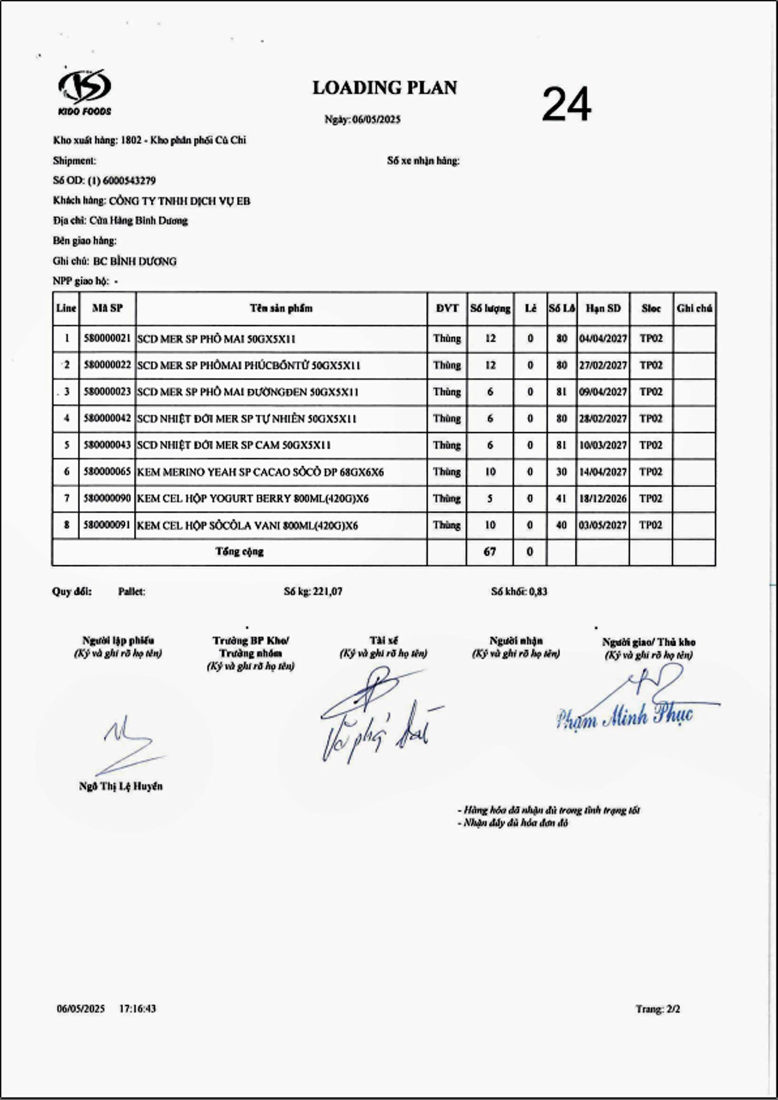
#> input picture web/frontend/src/mocks/assets/mock_lp_page.jpg, 1555 x 2200 px (shown at 1/2 size)
$ python -i stage4_verifier.py   (imports and definitions only)   (older library calls are emulated)
#> lines starting #> are read from the running program, lines starting #| are printed output that depends on the picture; after the words box and inside, x2 and y2 are one past the last pixel; in counts of white or black regions, pixels touching at a corner belong together
#> further down, picture is the input picture: shape (2200, 1555, 3); mean B, G, R 234, 233.9, 233.8
import os
import sys
# [2 lines not run here, left out]
import json
import cv2
import numpy as np
import pandas as pd

def detect_document_modality(img):
    """
    Detect whether document is TRUE_COLOR or PHOTOCOPY_BW.
    Uses saturation percentile and high-saturation pixel density.
    """
    if img is None or (isinstance(img, np.ndarray) and img.size == 0):
        return {
            "modality": "UNKNOWN",
            "p99_sat": 0.0,
            "color_pixels": 0,
            "red_count": 0,
            "blue_count": 0
        }
    hsv = cv2.cvtColor(img, cv2.COLOR_BGR2HSV)
#> hsv: shape (2200, 1555, 3); mean H, S, V 3.1, 0.5, 234
    sat = hsv[:, :, 1]
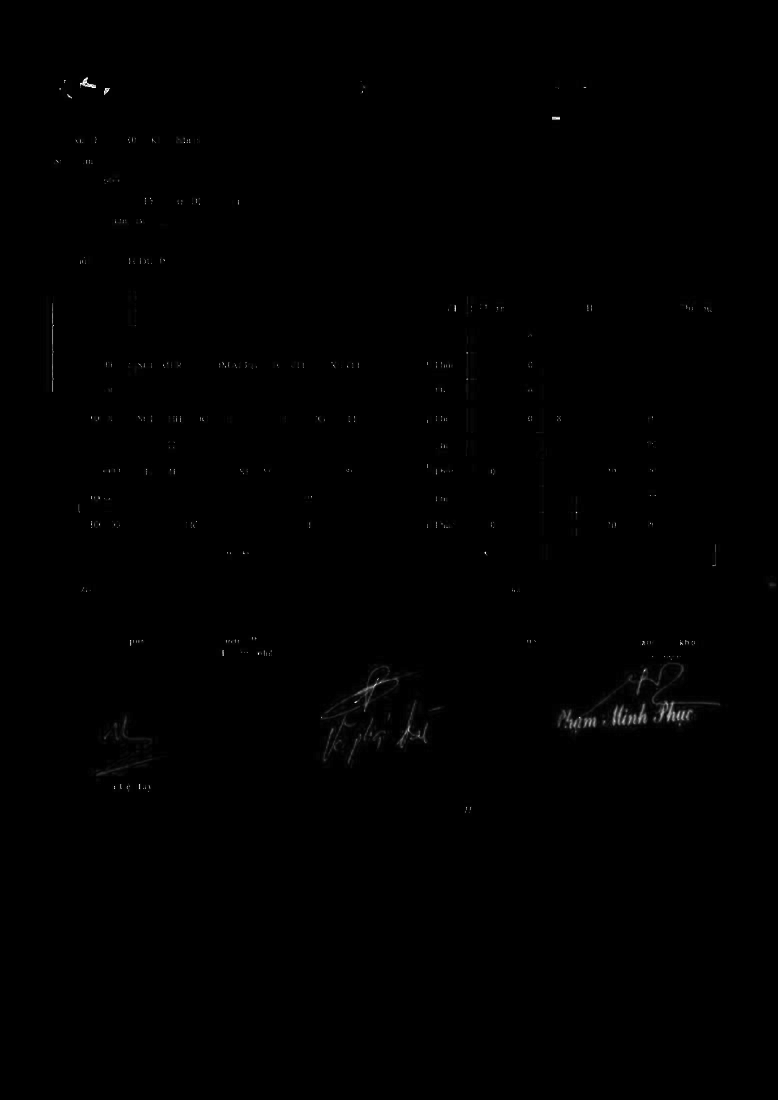
#> sat: shape (2200, 1555) (shown at 1/2 size); min 0, max 255, mean 0.5
    p99_sat = np.percentile(sat, 99)
#> p99_sat = 9
    color_pixels = np.sum(sat > 50)
#> color_pixels = 7721

    # Check if there is significant red or blue ink
    m_red1 = cv2.inRange(hsv, np.array([0, 50, 40]), np.array([14, 255, 255]))
#> m_red1: shape (2200, 1555); every value is 0
    m_red2 = cv2.inRange(hsv, np.array([165, 50, 40]), np.array([180, 255, 255]))
    red_count = np.sum((m_red1 | m_red2) > 0)
#> red_count = 0

    m_blue = cv2.inRange(hsv, np.array([90, 40, 40]), np.array([145, 255, 255]))
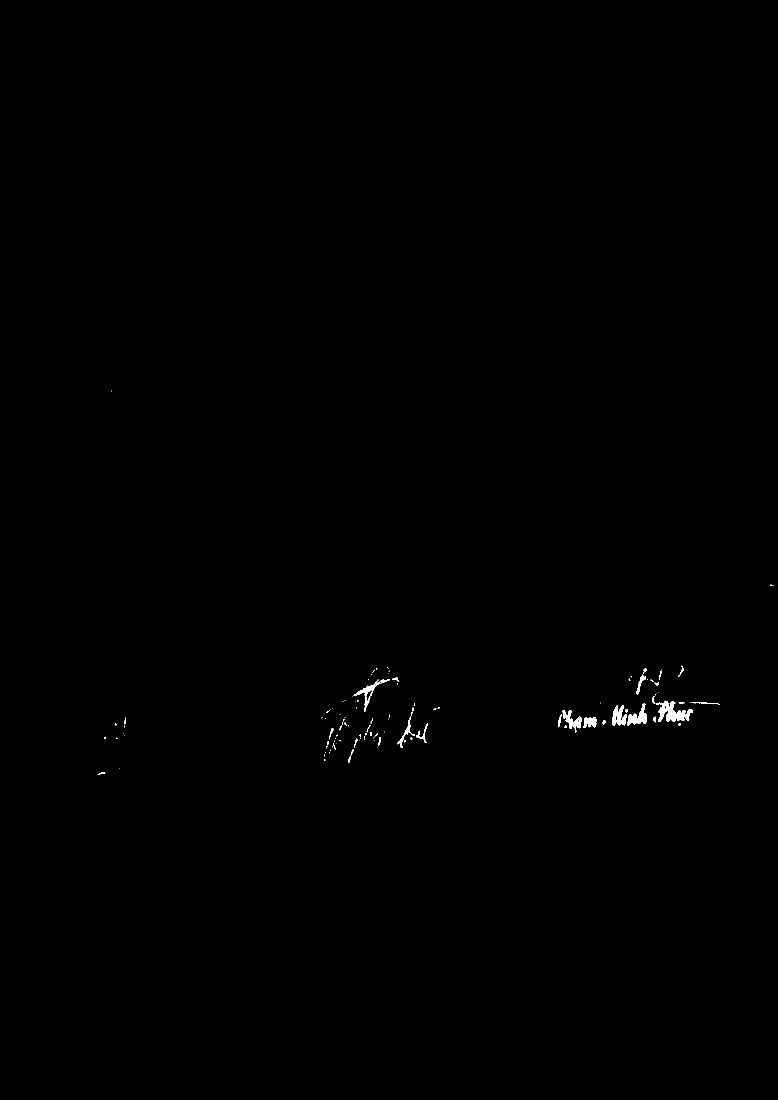
#> m_blue: shape (2200, 1555) (shown at 1/2 size); 0.2% white; 114 white regions (82 under 20 px), largest, box (x1, y1, x2, y2) and area: (1311, 1401, 1386, 1444) 1457, (1254, 1407, 1294, 1451) 783, (1224, 1410, 1254, 1452) 739
    blue_count = np.sum(m_blue > 0)
#> blue_count = 6918

    is_color = (p99_sat > 40 and color_pixels > 250) or (red_count > 100) or (blue_count > 100)
#> is_color = True
    return {
        "modality": "TRUE_COLOR" if is_color else "PHOTOCOPY_BW",
        "p99_sat": float(p99_sat),
        "color_pixels": int(color_pixels),
        "red_count": int(red_count),
        "blue_count": int(blue_count)
    }

# [485 lines left out: functions extract_adaptive_roi, get_target_type, verify_color_roi, verify_bw_roi, verify_single_target, evaluate_document_verdict and 1 more, not called in this run]

# [356 lines not run here, left out]

>>> import cv2
>>> picture = cv2.imread('../web/frontend/src/mocks/assets/mock_lp_page.jpg')
>>> result = detect_document_modality(picture)
#> result = {'modality': 'TRUE_COLOR', 'p99_sat': 9, 'color_pixels': 7721, 'red_count': 0, 'blue_count': 6918}
